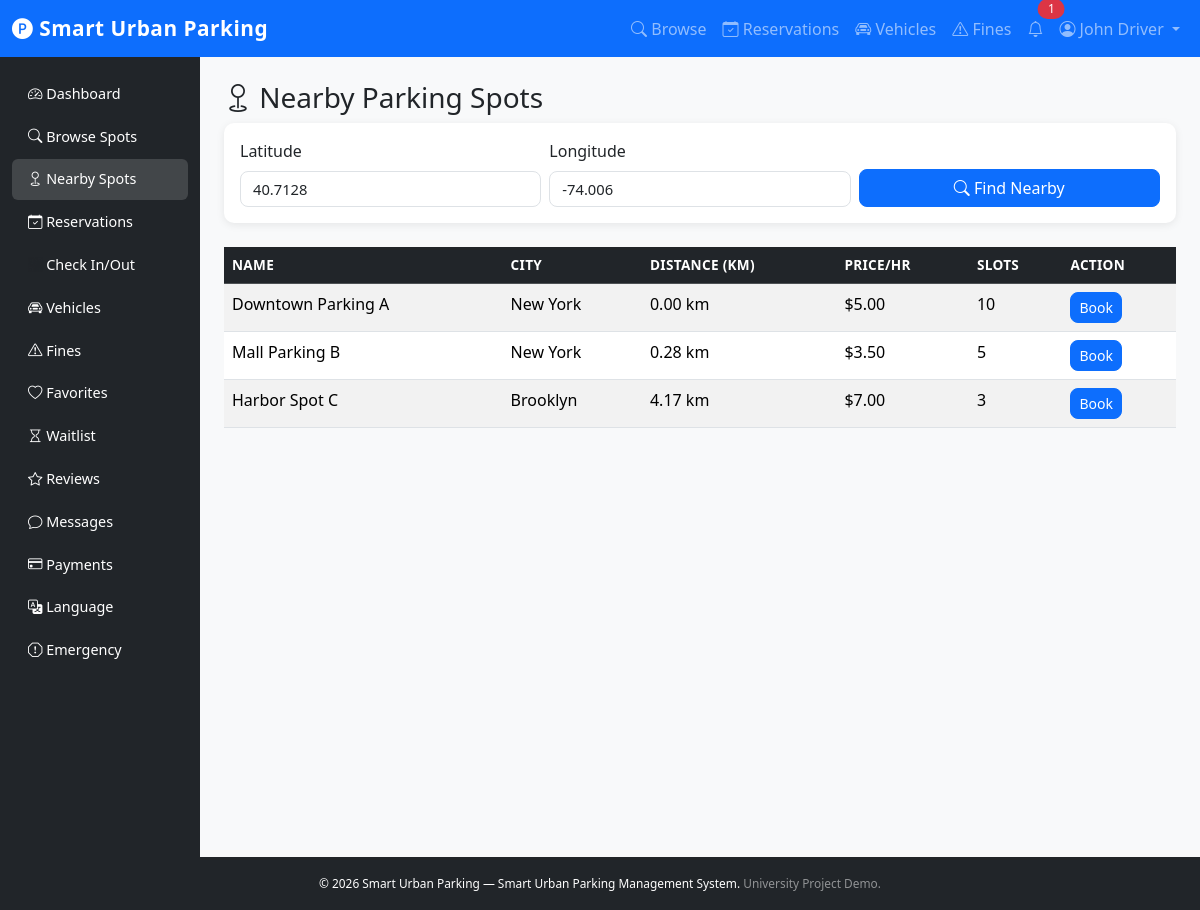
The page /src/public/index.php?page=nearby-spots (signed in) on the database its author committed.
### tables this page shows
CREATE TABLE parking_spots (
    id INT UNSIGNED AUTO_INCREMENT PRIMARY KEY,
    owner_id INT UNSIGNED NOT NULL,
    name VARCHAR(100) NOT NULL,
    address VARCHAR(255) NOT NULL,
    city VARCHAR(100) NOT NULL,
    latitude DECIMAL(10,7) DEFAULT NULL,
    longitude DECIMAL(10,7) DEFAULT NULL,
    type ENUM('public','private','reserved') NOT NULL DEFAULT 'public',
    price_per_hour DECIMAL(8,2) NOT NULL DEFAULT 0.00,
    total_slots INT UNSIGNED NOT NULL DEFAULT 1,
    available_slots INT UNSIGNED NOT NULL DEFAULT 1,
    ev_support TINYINT(1) NOT NULL DEFAULT 0,
    status ENUM('active','inactive','maintenance','locked','owner-use') NOT NULL DEFAULT 'active',
    description TEXT DEFAULT NULL,
    image VARCHAR(255) DEFAULT NULL,
    max_vehicle_height_m DECIMAL(5,2) DEFAULT NULL COMMENT 'Max vehicle height (meters) the spot accepts',
    max_vehicle_width_m DECIMAL(5,2) DEFAULT NULL COMMENT 'Max vehicle width (meters)',
    difficulty_rating TINYINT UNSIGNED NOT NULL DEFAULT 3 COMMENT '1=easy .. 5=tight access',
    created_at DATETIME NOT NULL DEFAULT CURRENT_TIMESTAMP,
    updated_at DATETIME NOT NULL DEFAULT CURRENT_TIMESTAMP ON UPDATE CURRENT_TIMESTAMP,
    FOREIGN KEY (owner_id) REFERENCES users(id) ON DELETE CASCADE
);

### src/core/View.php (called while the page is built, shortened)
<?php
class View
{
    private string $viewPath;
    public function __construct()
    {
        $this->viewPath = BASE_PATH . '/views';
    }
    public function render(string $template, array $data = []): void
    {
        extract($data, EXTR_SKIP);
        $file = $this->viewPath . '/' . $template . '.php';
        include $file;
    }
}

### src/core/Controller.php (called while the page is built, shortened)
<?php
require_once BASE_PATH . '/config/database.php';
require_once BASE_PATH . '/core/View.php';
require_once BASE_PATH . '/helpers/url_helper.php';
class Controller
{
    protected View    $view;
    public function __construct()
    {
        $this->view    = new View();
    }
    protected function render(string $template, array $data = []): void
    {
        $this->view->render($template, $data);
    }
    protected function get(string $key, mixed $default = ''): mixed
    {
        return $_GET[$key] ?? $default;
    }
}

### src/controllers/ParkingSpotController.php (called while the page is built, shortened)
<?php
require_once BASE_PATH . '/core/Controller.php';
require_once BASE_PATH . '/models/ParkingSpot.php';
class ParkingSpotController extends Controller
{
    private ParkingSpot $spotModel;
    public function __construct()
    {
        $this->spotModel   = new ParkingSpot();
    }
    public function nearby(): void
    {
        $lat   = (float)$this->get('lat', 40.7128);
        $lng   = (float)$this->get('lng', -74.0060);
        $spots = $this->spotModel->getNearby($lat, $lng);
        $this->render('driver/nearby-spots', ['spots' => $spots, 'lat' => $lat, 'lng' => $lng]);
    }
}

### src/core/Router.php (called while the page is built, shortened)
<?php
class Router
{
    private array $routes = [];
    public function add(string $page, string $controller, string $method): void
    {
        $this->routes[$page] = ['controller' => $controller, 'method' => $method];
    }
    public function dispatch(string $page): void
    {
        $route      = $this->routes[$page];
        $methodName = $route['method'];
        $controller = new $ctrlName();
        $controller->{$methodName}();
    }
}

### src/public/index.php (called while the page is built, shortened)
<?php
require_once BASE_PATH . '/config/database.php';
require_once BASE_PATH . '/helpers/url_helper.php';
require_once BASE_PATH . '/core/Router.php';
$router = new Router();
$router->add('home', 'HomeController', 'landing');
$router->add('login',    'AuthController', 'login');
$router->add('register', 'AuthController', 'register');
$router->add('logout',   'AuthController', 'logout');
$router->add('profile',          'UserController', 'profile');
$router->add('edit-profile',     'UserController', 'editProfile');
$router->add('delete-profile',   'UserController', 'deleteProfile');
$router->add('language',         'UserController', 'language');
$router->add('change-password',  'UserController', 'changePassword');
$router->add('driver-dashboard',    'DriverController',      'dashboard');
$router->add('driver-emergency',    'DriverController',      'emergencyReport');
$router->add('browse-spots',        'ParkingSpotController', 'browse');
$router->add('nearby-spots',        'ParkingSpotController', 'nearby');
$router->add('book-spot',           'ReservationController', 'bookSpot');
$router->add('reservations',        'ReservationController', 'reservations');
$router->add('reservation-history', 'ReservationController', 'reservationHistory');
$router->add('cancel-reservation',  'ReservationController', 'cancelReservation');
$router->add('extend-reservation',  'ReservationController', 'extendReservation');
$router->add('check-in-out',        'ReservationController', 'checkInOut');
$router->add('navigate',            'ReservationController', 'navigate');
$router->add('vehicles',            'VehicleController',     'vehicles');
$router->add('add-vehicle',         'VehicleController',     'addVehicle');
$router->add('edit-vehicle',        'VehicleController',     'editVehicle');
$router->add('delete-vehicle',      'VehicleController',     'deleteVehicle');
$router->add('set-default-vehicle', 'VehicleController',     'setDefaultVehicle');
$router->add('fines',               'FineController',        'driverFines');
$router->add('pay-fine',            'FineController',        'payFine');
$router->add('appeal-fine',         'AppealController',      'appealFine');
$router->add('favorites',           'SystemController',      'favorites');
$router->add('toggle-favorite',     'SystemController',      'toggleFavorite');
$router->add('waitlist',            'WaitlistController',    'waitlist');
$router->add('join-waitlist',       'WaitlistController',    'joinWaitlist');
$router->add('leave-waitlist',      'WaitlistController',    'leaveWaitlist');
$router->add('driver-reviews',      'ReviewController',      'driverReviews');
$router->add('add-review',          'ReviewController',      'addReview');
$router->add('driver-messages',     'MessageController',     'driverMessages');
$router->add('send-message',        'MessageController',     'sendMessage');
$router->add('owner-dashboard',    'OwnerController',       'dashboard');
$router->add('owner-spots',        'ParkingSpotController', 'ownerSpots');
$router->add('add-spot',           'ParkingSpotController', 'addSpot');
$router->add('edit-spot',          'ParkingSpotController', 'editSpot');
$router->add('delete-spot',        'ParkingSpotController', 'deleteSpot');
$router->add('owner-earnings',     'OwnerController',       'earnings');
$router->add('owner-payouts',      'OwnerController',       'payouts');
$router->add('owner-verification', 'OwnerController',       'verification');
$router->add('owner-availability', 'OwnerController',       'availability');
$router->add('owner-pricing',      'OwnerController',       'pricing');
$router->add('owner-reviews',      'ReviewController',      'ownerReviews');
$router->add('tax-details',        'OwnerController',       'taxDetails');
$router->add('owner-messages',     'MessageController',     'ownerMessages');
$router->add('admin-dashboard',     'AdminController', 'dashboard');
$router->add('admin-users',         'AdminController', 'users');
$router->add('add-user',            'AdminController', 'addUser');
$router->add('delete-user',         'AdminController', 'deleteUser');
$router->add('update-user-status',  'AdminController', 'updateUserStatus');
$router->add('admin-roles',         'AdminController', 'roles');
$router->add('admin-blacklist',     'AdminController', 'blacklist');
$router->add('owners-verification', 'AdminController', 'ownersVerification');
$router->add('admin-fines',         'FineController',  'adminFines');
$router->add('issue-fine',          'FineController',  'issueFine');
$router->add('waive-fine',          'FineController',  'waiveFine');
$router->add('admin-appeals',       'AppealController','adminAppeals');
$router->add('review-appeal',       'AppealController','reviewAppeal');
$router->add('event-zones',         'AdminController', 'eventZones');
$router->add('emergency-override',  'AdminController', 'emergencyOverride');
$router->add('officer-dispatch',    'AdminController', 'officerDispatch');
$router->add('admin-emergency-reports', 'AdminController', 'emergencyReports');
$router->add('system-health',       'AdminController', 'systemHealth');
$router->add('audit-logs',          'AdminController', 'auditLogs');
$router->add('admin-reports',       'ReportController','adminReports');
$router->add('manage-payouts',      'AdminController', 'managePayouts');
$router->add('occupancy',           'AdminController', 'occupancyDashboard');
$router->add('generate-report', 'ReportController', 'generate');
$router->add('revenue',         'ReportController', 'revenue');
$router->add('heatmap',         'ReportController', 'heatmap');
$router->add('export-pdf',      'ReportController', 'exportPdf');
$router->add('occupancy-report','ReportController', 'occupancy');
$router->add('payment-history', 'PaymentController', 'paymentHistory');
$router->add('make-payment',    'PaymentController', 'makePayment');
$router->add('receipt',         'PaymentController', 'receipt');
$router->add('escrow',          'PaymentController', 'escrow');
$router->add('promo-code',      'PaymentController', 'promoCode');
$router->add('notifications',          'NotificationController', 'list');
$router->add('mark-notification-read', 'NotificationController', 'markRead');
$page = trim($_GET['page'] ?? '');
$router->dispatch($page);

### src/config/database.php (called while the page is built, shortened)
<?php
if (!class_exists('Database')) {
    class Database
    {
        private static ?PDO $instance = null;
        public static function getInstance(): PDO
        {
            if (self::$instance === null) {
                $db  = new self();
                $dsn = "mysql:host={$db->host};dbname={$db->dbname};charset={$db->charset}";
                $options = [
                    PDO::ATTR_ERRMODE            => PDO::ERRMODE_EXCEPTION,
                    PDO::ATTR_DEFAULT_FETCH_MODE => PDO::FETCH_ASSOC,
                    PDO::ATTR_EMULATE_PREPARES   => false,
                ];
                try {
                    self::$instance = new PDO($dsn, $db->user, $db->pass, $options);
                } catch (PDOException $e) {
                    error_log('Database connection failed: ' . $e->getMessage());
                    die(
                        '<h2 style="color:red;font-family:Arial">Database connection failed.</h2>'
                        . '<p>Check your database credentials in <code>src/config/database.php</code>.</p>'
                    );
                }
            }
            return self::$instance;
        }
    }
}

### src/core/Model.php (called while the page is built, shortened)
<?php
class Model
{
    public function __construct()
    {
        $this->db = Database::getInstance();
    }
}

### src/models/ParkingSpot.php (called while the page is built, shortened)
<?php
require_once BASE_PATH . '/core/Model.php';
class ParkingSpot extends Model
{
    public function getNearby(float $lat, float $lng, float $radius = 10): array
    {
        $stmt = $this->db->prepare(
            "SELECT *,
             (6371 * acos(
                cos(radians(?)) * cos(radians(latitude)) *
                cos(radians(longitude) - radians(?)) +
                sin(radians(?)) * sin(radians(latitude))
             )) AS distance
             FROM parking_spots
             WHERE status = 'active'
             HAVING distance < ?
             ORDER BY distance ASC
             LIMIT 20"
        );
        $stmt->execute([$lat, $lng, $lat, $radius]);
        return $stmt->fetchAll();
    }
}

### src/helpers/url_helper.php (called while the page is built, shortened)
<?php
function page_url(string $page, array $params = []): string
{
    $url = BASE_URL . '/index.php?page=' . urlencode($page);
    foreach ($params as $key => $value) {
        $url .= '&' . urlencode($key) . '=' . urlencode($value);
    }
    return $url;
}

### src/views/driver/nearby-spots.php (the view, shortened to what this page needs)
<?php require_once BASE_PATH . '/views/layouts/header.php'; ?>
<?php require_once BASE_PATH . '/views/layouts/navbar.php'; ?>
<div class="container-fluid">
    <div class="row">
        <?php require_once BASE_PATH . '/views/layouts/sidebar.php'; ?>
        <div class="col-md-10 p-4">
            <h3><i class="bi bi-geo"></i> Nearby Parking Spots</h3>
            <form method="GET" class="card p-3 mb-4">
                <div class="row g-2 align-items-end">
                    <div class="col-md-4">
                        <label class="form-label">Latitude</label>
                        <input type="number" name="lat" step="any" class="form-control" value="<?= htmlspecialchars($lat) ?>">
                    </div>
                    <div class="col-md-4">
                        <label class="form-label">Longitude</label>
                        <input type="number" name="lng" step="any" class="form-control" value="<?= htmlspecialchars($lng) ?>">
                    </div>
                    <div class="col-md-4">
                        <button type="submit" class="btn btn-primary w-100 mt-4"><i class="bi bi-search"></i> Find Nearby</button>
                    </div>
                </div>
            </form>
            <?php if (empty($spots)): ?>
                <div class="alert alert-info">No nearby spots found.</div>
            <?php else: ?>
                <div class="table-responsive">
                    <table class="table table-striped table-hover">
                        <thead class="table-dark"><tr><th>Name</th><th>City</th><th>Distance (km)</th><th>Price/hr</th><th>Slots</th><th>Action</th></tr></thead>
                        <tbody>
                            <?php foreach ($spots as $s): ?>
                                <tr>
                                    <td><?= htmlspecialchars($s['name']) ?></td>
                                    <td><?= htmlspecialchars($s['city']) ?></td>
                                    <td><?= number_format($s['distance'] ?? 0, 2) ?> km</td>
                                    <td>$<?= number_format($s['price_per_hour'], 2) ?></td>
                                    <td><?= $s['available_slots'] ?></td>
                                    <td><a href="<?= page_url('book-spot', ['id' => $s['id']]) ?>" class="btn btn-sm btn-primary">Book</a></td>
                                </tr>
                            <?php endforeach; ?>
                        </tbody>
                    </table>
                </div>
            <?php endif; ?>
        </div>
    </div>
</div>
<?php require_once BASE_PATH . '/views/layouts/footer.php'; ?>

### src/public/assets/css/style.css (style rules this page uses)
body { background-color: #f8f9fa; font-family: 'Segoe UI', Tahoma, Geneva, Verdana, sans-serif; }
.app-shell { min-height: 100vh; display: flex; flex-direction: column; }
.card { border-radius: 10px; border: none; box-shadow: 0 2px 8px rgba(0,0,0,0.08); }
.table th { font-weight: 600; font-size: 0.85rem; text-transform: uppercase; letter-spacing: 0.3px; }
.btn { border-radius: 8px; font-weight: 500; }
.form-control, .form-select { border-radius: 8px; border: 1.5px solid #dee2e6; font-size: 0.92rem; }

### rows shown on the page
parking_spots: name "Downtown Parking A", city "New York", distance "0.00", price_per_hour "5.00", available_slots "10"
parking_spots: name "Mall Parking B", city "New York", distance "0.28", price_per_hour "3.50", available_slots "5"
parking_spots: name "Harbor Spot C", city "Brooklyn", distance "4.17", price_per_hour "7.00", available_slots "3"

### other values the page prints
APP_NAME "Smart Urban Parking"
$unread "1"
current_user()['name'] "John Driver"
